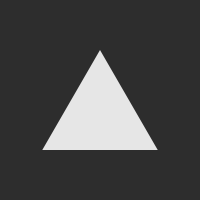
Frame 1 (no input)
Frame 60 (the mouse pressed at the canvas centre just before this capture): identical to frame 1, image omitted
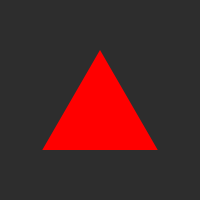
Frame 120 (the mouse held since frame 60 and released just before this capture)

The Processing sketch that drew these frames (run headless with seeded random() and noise(); from frame 60 on, the mouse is pressed at the canvas centre):

// Processing sketch: triangleButton
// ── triangleButton.pde
/*
Example implementaion of Baycentric Coords to make a triangle button.
Try changing x and y values to make different triangles.
*/
float x1 = 42.265;
float y1 = 150;
float x2 = 100;
float y2 = 50;
float x3 = 157.735;
float y3 = 150;
void setup() {
  size(200, 200);
  background(45);
}
void draw() {
  background(45);
  noStroke();
  float a = ((y2 - y3)*(mouseX - x3) + (x3 - x2)*(mouseY - y3)) / ((y2 - y3)*(x1 - x3) + (x3 - x2)*(y1 - y3));
  float b = ((y3 - y1)*(mouseX - x3) + (x1 - x3)*(mouseY - y3)) / ((y2 - y3)*(x1 - x3) + (x3 - x2)*(y1 - y3));
  float c = 1 - a - b;
  if (a >= 0 && a <= 1 && b >= 0 && b <= 1 && c >= 0 && c <= 1 && mousePressed) fill(255, 0, 0);
  else fill(230);
  triangle(x1, y1, x2, y2, x3, y3);
}
